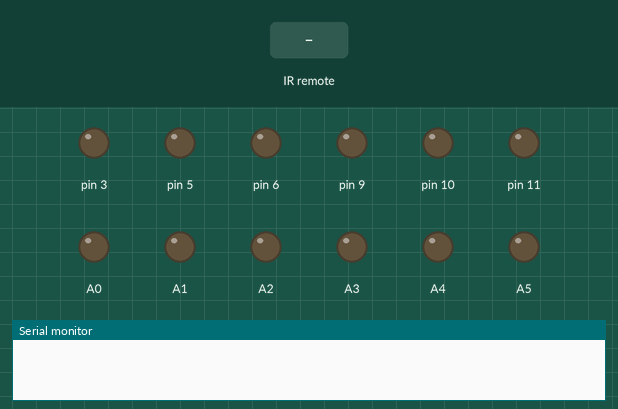
Simulated run of this sketch. Board: Arduino Uno, built with avr-gcc and run on an emulated ATmega328P. On the bench: output pins drawn as LEDs (lit = HIGH), the last lines printed to the serial monitor. The inputs (shaded band) are chosen by the test bench.

Above: at 1.2 s.
1.3 s: infrared code 0xFF42BD received
At 2.3 s:
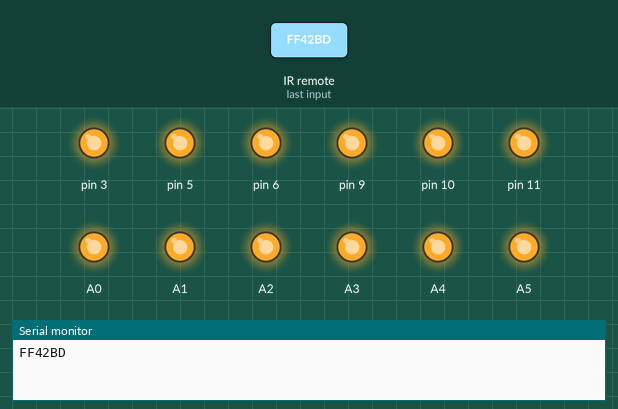
2.8 s: infrared code 0xFF52AD received
At 3.4 s:
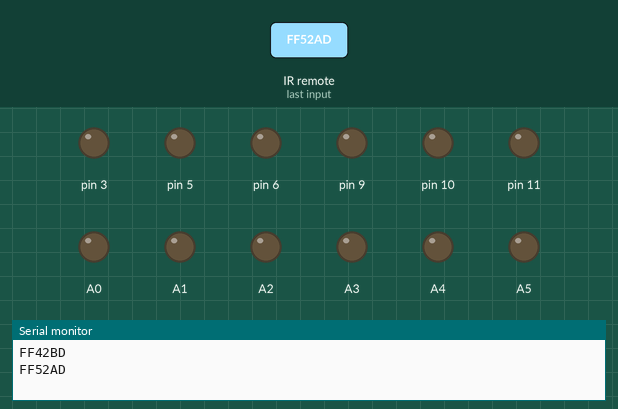
Timing chart, 0 to 5.8 s (numbered marks = the images above; inputs shaded):
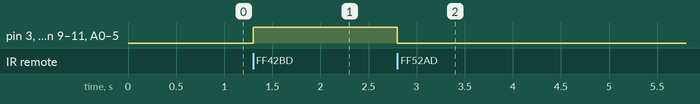

The sketch:

ControlWithIR.ino
```cpp
#include <IRremote.h>
IRrecv irrecv(2);
decode_results results;
#define YILDIZ 0xFF42BD
#define KARE 0xFF52AD

void setup()
{
  pinMode(A0, OUTPUT);
  pinMode(A1, OUTPUT);
  pinMode(A2, OUTPUT);
  pinMode(A3, OUTPUT);
  pinMode(A4, OUTPUT);
  pinMode(A5, OUTPUT);

  pinMode(11, OUTPUT);
  pinMode(10, OUTPUT);
  pinMode(9, OUTPUT);
  pinMode(6, OUTPUT);
  pinMode(5, OUTPUT);
  pinMode(3, OUTPUT);

  Serial.begin(9600);
  irrecv.enableIRIn();
}

void loop() {
  if (irrecv.decode(&results))
  {
    Serial.println(results.value, HEX);
    if (results.value == YILDIZ)
    {
      digitalWrite(A0, HIGH);
      digitalWrite(A1, HIGH);
      digitalWrite(A2, HIGH);
      digitalWrite(A3, HIGH);
      digitalWrite(A4, HIGH);
      digitalWrite(A5, HIGH);

      digitalWrite(11, HIGH);
      digitalWrite(10, HIGH);
      digitalWrite(9, HIGH);
      digitalWrite(6, HIGH);
      digitalWrite(5, HIGH);
      digitalWrite(3, HIGH);
    }

    if (results.value == KARE)
    {
      digitalWrite(A0, LOW);
      digitalWrite(A1, LOW);
      digitalWrite(A2, LOW);
      digitalWrite(A3, LOW);
      digitalWrite(A4, LOW);
      digitalWrite(A5, LOW);

      digitalWrite(11, LOW);
      digitalWrite(10, LOW);
      digitalWrite(9, LOW);
      digitalWrite(6, LOW);
      digitalWrite(5, LOW);
      digitalWrite(3, LOW);
    }

    irrecv.resume();
  }
}
```

Measured:
- after the input at 1.3 s, pin 3, pin 5, pin 6, pin 9–11, A0–5: LOW → HIGH at once
- after the input at 2.8 s, pin 3, pin 5, pin 6, pin 9–11, A0–5: HIGH → LOW at once
